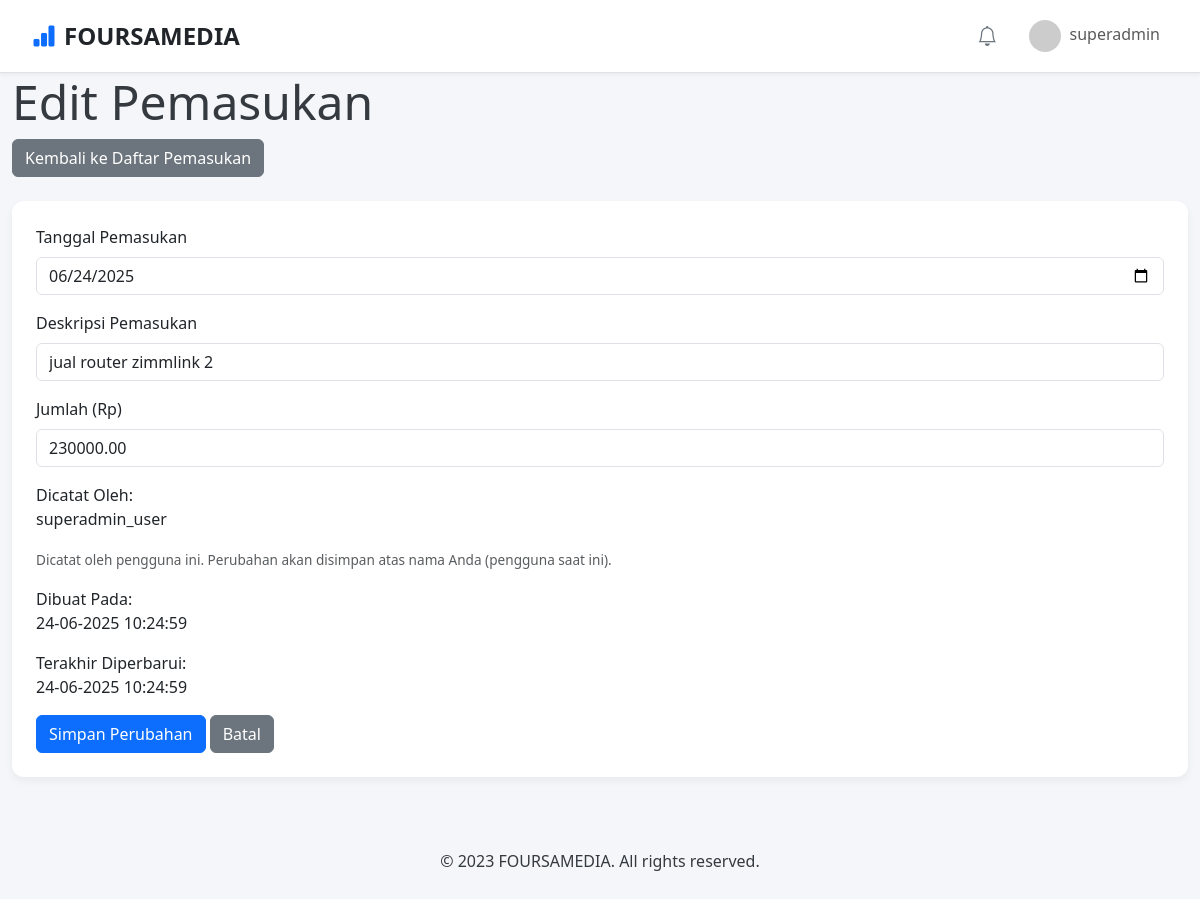
The page /edit_income.php?id=1 (signed in) on the database its author committed.
### tables this page shows
CREATE TABLE `incomes` (
  `id` int(11) NOT NULL AUTO_INCREMENT,
  `income_date` date NOT NULL,
  `description` varchar(255) NOT NULL,
  `amount` decimal(10,2) NOT NULL,
  `input_by_user_id` int(11) NOT NULL,
  `created_at` timestamp NULL DEFAULT current_timestamp(),
  `updated_at` timestamp NULL DEFAULT current_timestamp() ON UPDATE current_timestamp(),
  PRIMARY KEY (`id`),
  KEY `input_by_user_id` (`input_by_user_id`),
  CONSTRAINT `incomes_ibfk_1` FOREIGN KEY (`input_by_user_id`) REFERENCES `users` (`id`) ON UPDATE CASCADE
);

CREATE TABLE `users` (
  `id` int(11) NOT NULL AUTO_INCREMENT,
  `name` varchar(255) NOT NULL,
  `email` varchar(255) NOT NULL,
  `username` varchar(100) DEFAULT NULL,
  `password` varchar(255) NOT NULL,
  `role_id` int(11) NOT NULL,
  `created_at` timestamp NULL DEFAULT current_timestamp(),
  `phone` varchar(20) DEFAULT NULL,
  `address` varchar(255) DEFAULT NULL,
  `latitude` decimal(10,8) DEFAULT NULL,
  `longitude` decimal(11,8) DEFAULT NULL,
  `paket` varchar(20) DEFAULT NULL,
  PRIMARY KEY (`id`),
  UNIQUE KEY `email` (`email`),
  UNIQUE KEY `username` (`username`),
  KEY `role_id` (`role_id`),
  CONSTRAINT `users_ibfk_1` FOREIGN KEY (`role_id`) REFERENCES `roles` (`id`) ON UPDATE CASCADE
);

### includes/functions.php (called while the page is built, shortened)
<?php
function format_datetime($datetime_str) {
    $timezone = new DateTimeZone('Asia/Jakarta');
    try {
        $dt = new DateTime($datetime_str);
        $dt->setTimezone($timezone);
        return $dt->format('d-m-Y H:i:s');
    } catch (Exception $e) {
        return 'Invalid Date';
    }
}

### public/edit_income.php (the view, shortened to what this page needs)
<?php
require_once '../includes/db_connect.php';
require_once '../includes/functions.php';
$income_data = null;
$income_id = $_GET['id'] ?? null;
$stmt_select = $conn->prepare("
    SELECT
        i.id,
        i.income_date,
        i.description,
        i.amount,
        i.created_at,
        i.updated_at,
        u.username AS input_by_username
    FROM
        incomes i
    JOIN
        users u ON i.input_by_user_id = u.id
    WHERE
        i.id = ?
");
if ($stmt_select) {
    $stmt_select->bind_param("i", $income_id);
    $stmt_select->execute();
    $result_select = $stmt_select->get_result();
    if ($result_select->num_rows == 1) {
        $income_data = $result_select->fetch_assoc();
    } else {
        $_SESSION['error_message'] = "Pemasukan tidak ditemukan.";
        header("Location: incomes.php");
        exit();
    }
} else {
    $_SESSION['error_message'] = "Gagal menyiapkan pengambilan data: " . $conn->error;
    header("Location: incomes.php");
    exit();
}
$income_date = $income_data['income_date'];
$description = $income_data['description'];
$amount = $income_data['amount'];
require_once '../includes/header.php';
?>
<div class="main-content">
    <div class="container-fluid">
        <header class="mb-4">
            <h1 class="display-5">Edit Pemasukan</h1>
            <a href="incomes.php" class="btn btn-secondary">Kembali ke Daftar Pemasukan</a>
        </header>
        <div class="card mb-4">
            <div class="card-body">
                <?php if ($income_data):  ?>
                    <form action="edit_income.php?id=<?= htmlspecialchars($income_id) ?>" method="POST">
                        <div class="mb-3">
                            <label for="income_date" class="form-label">Tanggal Pemasukan</label>
                            <input type="date" class="form-control" id="income_date" name="income_date" value="<?= htmlspecialchars($income_date) ?>" required>
                        </div>
                        <div class="mb-3">
                            <label for="description" class="form-label">Deskripsi Pemasukan</label>
                            <input type="text" class="form-control" id="description" name="description" value="<?= htmlspecialchars($description) ?>" required>
                        </div>
                        <div class="mb-3">
                            <label for="amount" class="form-label">Jumlah (Rp)</label>
                            <input type="number" class="form-control" id="amount" name="amount" step="0.01" min="0.01" value="<?= htmlspecialchars($amount) ?>" required>
                        </div>
                        <div class="mb-3">
                            <label>Dicatat Oleh:</label>
                            <p class="form-control-static"><?= htmlspecialchars($income_data['input_by_username']) ?></p>
                            <small class="form-text text-muted">Dicatat oleh pengguna ini. Perubahan akan disimpan atas nama Anda (pengguna saat ini).</small>
                        </div>
                        <div class="mb-3">
                            <label>Dibuat Pada:</label>
                            <p class="form-control-static"><?= htmlspecialchars(format_datetime($income_data['created_at'])) ?></p>
                        </div>
                        <div class="mb-3">
                            <label>Terakhir Diperbarui:</label>
                            <p class="form-control-static"><?= htmlspecialchars(format_datetime($income_data['updated_at'])) ?></p>
                        </div>
                        <button type="submit" class="btn btn-primary">Simpan Perubahan</button>
                        <a href="incomes.php" class="btn btn-secondary">Batal</a>
                    </form>
                <?php endif; ?>
            </div>
        </div>
    </div>
</div>
<?php
require_once '../includes/footer.php';
?>

### public/css/style.css (style rules this page uses)
html, body { height: auto; margin: 0; font-family: 'Segoe UI', Roboto, 'Helvetica Neue', Arial, sans-serif; background-color: #f4f6f9; color: #343a40; }
.card { border: none; border-radius: 0.75rem; overflow: hidden; box-shadow: 0 4px 8px rgba(0, 0, 0, 0.05); }
.card .card-body { padding: 1.5rem; }
.card small { font-size: 0.85rem; color: #6c757d; }

### rows shown on the page
incomes: income_date "06/24/2025", description "jual router zimmlink 2", amount "230000.00", input_by_user.username "superadmin_user", created_at "24-06-2025 10:24:59", updated_at "24-06-2025 10:24:59"

### other values the page prints
$_SESSION['username'] "superadmin"
